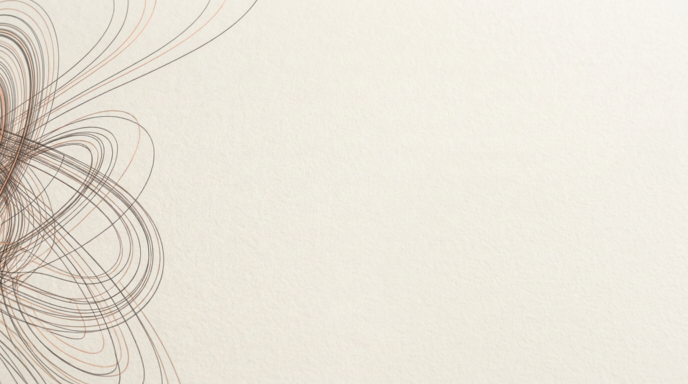
#> input picture cover_art/Generated_image2.png, 1376 x 768 px, found by its file name (shown at 1/2 size)
$ python make_back_cover_fix.py
#> lines starting #> are read from the running program, lines starting #| are printed output that depends on the picture
import os
from PIL import Image, ImageDraw, ImageFont

img_path = "/Users/jigar/LLM-apps/claude-code-copy/book/cover_art/Generated_image2.png"
img = Image.open(img_path)
#> img is the input picture: PIL image 1376x768 RGB; mean R, G, B 234.1, 228.8, 218

width, height = img.size
#> width = 1376; height = 768
target_w = 512
target_h = 768

# The attractor is on the left in Generated_image2.png.
# Let's crop the RIGHT side where it's mostly empty space so the text is legible.
crop_x = width - target_w - 50
#> crop_x = 814
img_cropped = img.crop((crop_x, 0, crop_x + target_w, target_h))
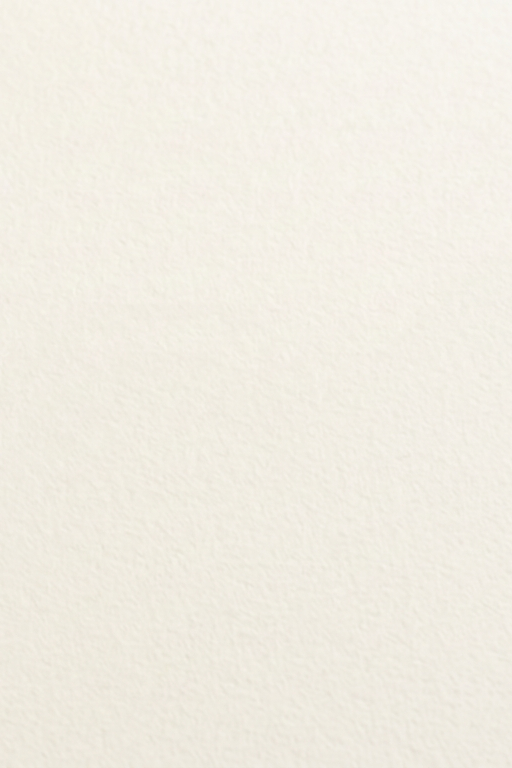
#> img_cropped: PIL image 512x768 RGB; mean R, G, B 241.7, 237.7, 227.7

draw = ImageDraw.Draw(img_cropped)

try:
    font_body = ImageFont.truetype("/System/Library/Fonts/HelveticaNeue.ttc", 18)
    font_footer = ImageFont.truetype("/System/Library/Fonts/HelveticaNeue.ttc", 14)
except:
    font_body = ImageFont.load_default()
    font_footer = ImageFont.load_default()

charcoal = (44, 44, 44)
copper = (184, 115, 89)

text = """What happens when you read the source code
of a production agent runtime and extract the
patterns the textbook didn't cover.

19 patterns across 5 parts: from the agent loop
to operating the runtime at scale. Session
lifecycle. Cache economics. Permission pipelines
shaped by real vulnerability reports. Memory
systems with mutual exclusion. Multi-agent
coordination through conversation. The
engineering beneath the abstractions.

Three parents: Gulli's Agentic Design Patterns
(the theory), Codex Agentic Patterns (the
method), and a 500K-line source leak (the
evidence)."""

margin_x = 50
margin_y = 250

# Draw the main text
draw.multiline_text((margin_x, margin_y), text, font=font_body, fill=charcoal, spacing=8)

# Calculate text height to place the line and footer properly
# A rough estimate for 15 lines of text at size 18 with spacing 8 is ~400px
# Let's use textbbox to get exact dimensions
bbox = draw.multiline_textbbox((margin_x, margin_y), text, font=font_body, spacing=8)
#> bbox = (49, 253, 494, 644)
text_bottom = bbox[3]
#> text_bottom = 644

line_y = text_bottom + 40
#> line_y = 684
draw.line([(margin_x, line_y), (target_w - margin_x, line_y)], fill=copper, width=2)

footer = "github.com/artvandelay/agentic-design-patterns-in-production"
draw.text((margin_x, line_y + 20), footer, font=font_footer, fill=charcoal)

out_path = "/Users/jigar/LLM-apps/claude-code-copy/book/cover_art/back-cover-portrait.png"
img_cropped.save(out_path)
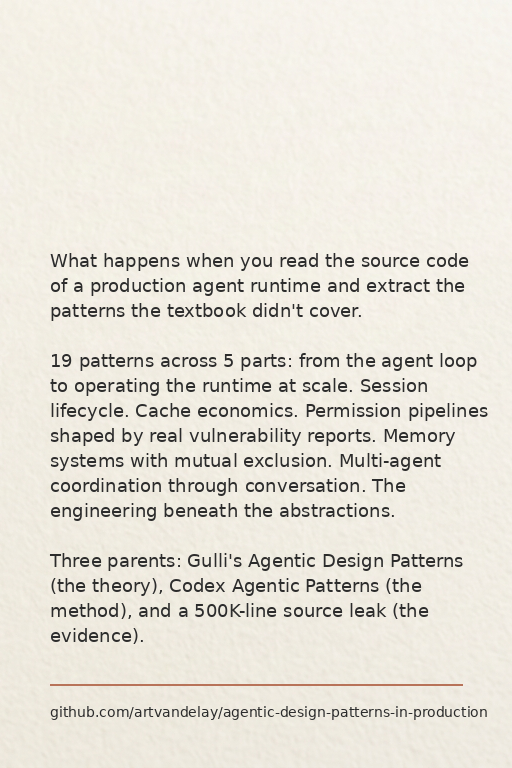
#> saved as back-cover-portrait.png: PIL image 512x768 RGB; mean R, G, B 230.7, 226.9, 217.4
print(f"Saved to {out_path}")

$ run again, with cover_art/Generated_image.png copied over cover_art/Generated_image2.png
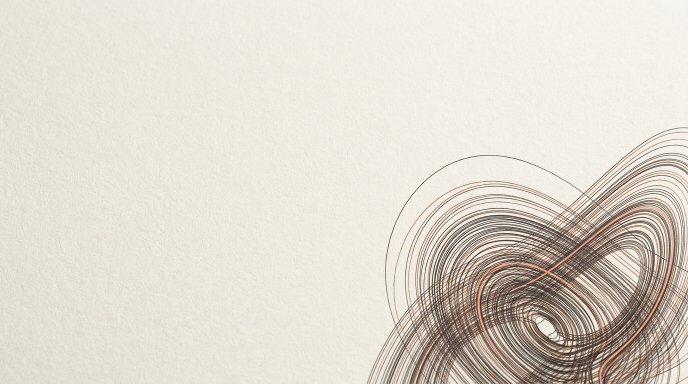
#> input picture cover_art/Generated_image.png, 1376 x 768 px, found by its file name (shown at 1/2 size)
#> img is the input picture: PIL image 1376x768 RGB; mean R, G, B 222.4, 216.2, 205.9
#> `img_cropped = img.crop((crop_x, 0, crop_x + target_w, target_h))`:
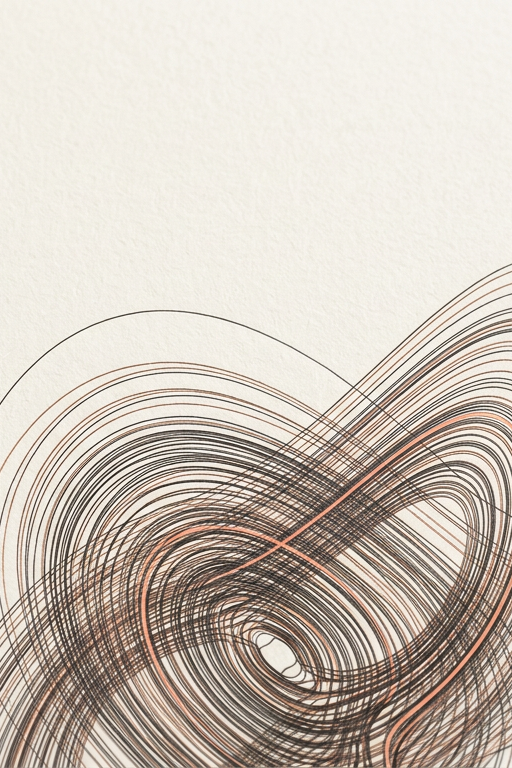
#> img_cropped: PIL image 512x768 RGB; mean R, G, B 204, 194.5, 184.3
#> bbox = (49, 253, 494, 644)
#> text_bottom = 644
#> line_y = 684
#> `img_cropped.save(out_path)`:
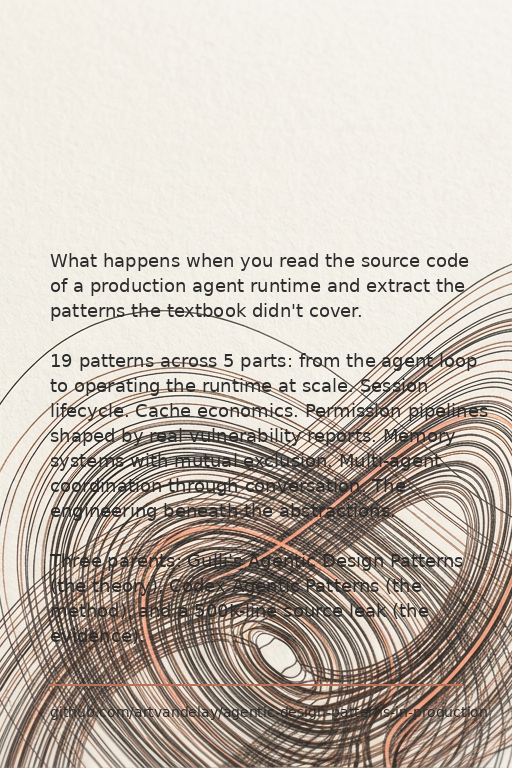
#> saved as back-cover-portrait.png: PIL image 512x768 RGB; mean R, G, B 196.1, 187, 177.4
